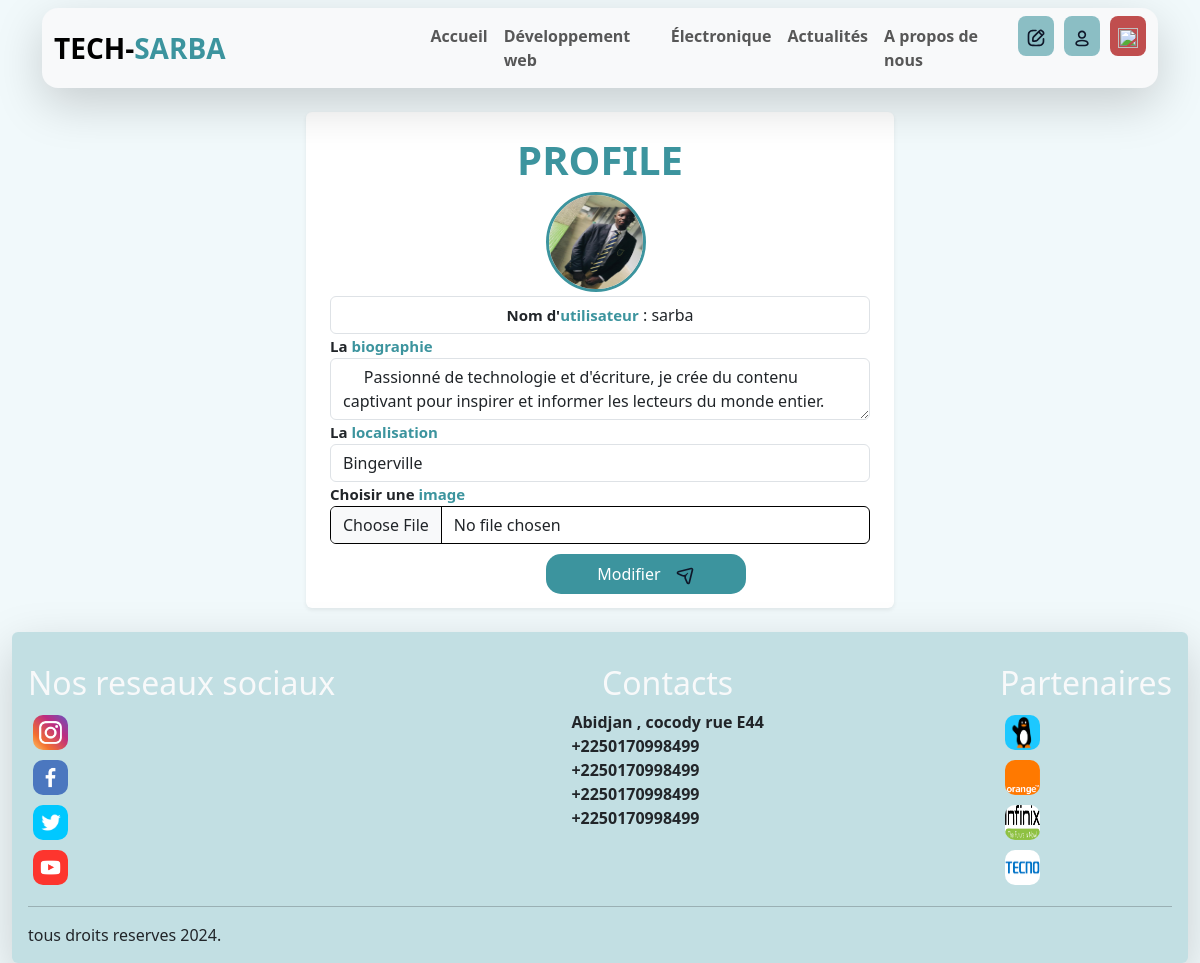
The page /profile/13/ (signed in) on the database its author committed.
### blog/models.py (models this page shows, shortened)
class Category(models.Model):
    title=models.CharField(max_length=200)
    description=models.CharField(max_length=200, null=True, blank=True)
    slug=models.SlugField()
    picture=models.ImageField(blank=True, upload_to='blog')
    class Meta:
        verbose_name="categorie"

### compte/models.py (models this page shows, shortened)
class Client(AbstractUser):
    pass

class Profile(models.Model):
    user = models.OneToOneField(settings.AUTH_USER_MODEL, on_delete=models.CASCADE)
    bio = models.TextField(blank=True)
    location = models.CharField(max_length=100, blank=True)
    picture=models.ImageField(default="blog/profile.png", upload_to='blog')

### compte/views.py (the view)
# urls.py: path('profile/<int:id>/',profile,name="profile"),
def profile(request,id):
    categories=Category.objects.all()
    profile=Profile.objects.get(user_id=id)
    return render(request,'compte/profile.html',context={'profile':profile,'categories':categories})

### compte/templates/compte/profile.html (shortened to what this page needs)
{% extends "base.html" %}
{% block content  %}
{% load static %}
<div class="col-md-6 shadow-sm col-ms-12 form-container bg-white p-4 rounded-2 mt-4" >
    <h1 class="text-center fw-bold  "><strong>PROFILE</strong></h1>
    <img src="{{user.profile.picture.url}}" class="img-fluid" alt="" style="border: 3px solid #3C949E; width: 100px; height: 100px; border-radius: 50%; margin-left: 40%; ">
    <form  method="post" action="{% url 'compte:update_profile' id=request.user.id %}" class="mt-1" enctype="multipart/form-data">
    <span class="form-control"> <label for="username" >Nom d'<strong>utilisateur</strong> </label> :   {{user.username}}</span>
    <label for="bio">La <strong>biographie</strong> </label>
    <textarea name="bio" id="" class="form-control"> {{user.profile.bio}}</textarea>
    <label for="location">La <strong>localisation</strong> </label>
    <input type="text" class="form-control " name="location" id="location" value="{{user.profile.location}}">
    <label for="picture" >Choisir une <strong>image</strong> </label>
    <input type="file"name='picture'class="form-control">
        <button type="submit" class="edit_create_btn">Modifier <img src="{% static 'icons/send.svg' %}" style="width: 20px; height: 20px; margin-left: 10px;" alt=""></button>
    </form>
    </div>
{% endblock content  %}

### projetTest/templates/base.html (shortened to what this page needs)
{% load static %}
<!DOCTYPE html>
<html lang="en">
<head>
    <link rel="stylesheet" href="{% static 'css/style.css' %}">
    <link rel="stylesheet" href="{% static 'css/bootstrap.min.css' %}">
</head>
<body>
<div class="container">
   <nav class="navbar navbar-expand-lg rounded-4 bg-light shadow-lg mt-2 w-100">
    <div class="container-fluid">
        <a class="navbar-brand fw-bold fs-3" href="#" >TECH-<strong style="color: #3C949E;">SAR</strong><strong style="color:#3C949E;">BA</strong></a>
        <div class="collapse navbar-collapse" id="navbarSupportedContent">
            <ul class="navbar-nav me-auto mb-2 mb-lg-0" style="margin-left:20%; ">
                <li class="nav-item">
                    <a class="nav-link fw-bold  " id="links" aria-current="page" href="{% url 'posts:index' %} ">Accueil</a>
                </li>
                {% for category in categories %}
                <li class="nav-item ">
                    <a class="nav-link fw-bold "id="links" href="{% url 'posts:category' id=category.id  %}">
                        {{category.title}}
                    </a>
                </li>
                {% endfor %}
                <li class="nav-item">
                    <a class="nav-link fw-bold" id="links" href="{% url 'posts:apropos' %}">A propos de nous</a>
                </li>
                {% if request.user.is_authenticated %}
                    <li class="nav-item">
                     <a href="{% url 'posts:create'  %}" style="background-color: #3c949e93;" class="nav-link fw-bold btn rounded-3 border-0 text-white"> <img src="{% static 'icons/pen.svg' %}" alt="" style="width: 20px; height: 20px;"></a>
                      </li>
                      <li class="nav-item gap-1">
                        <a href="{% url 'compte:profile'  id=request.user.id %}" style="background-color: #3c949e93; margin-left: 10px;" class="nav-link fw-bold btn rounded-3 border-0 text-white">  <img src="{% static 'icons/user.svg' %}" style="width: 20px; height: 20px;" alt=""></a>
                   </li>
                    <li class="nav-item">
                        <form action="" method="post">
                            <a href="{% url 'compte:deconnexion'  %}" style="background-color: #c04e4e; margin-left:10px;" class="nav-link fw-bold btn rounded-3 border-0  text-white">  <img src="{% static 'icons/logout.svg' %}" style="width: 20px; height: 20px;" alt=""></a>
                        </form>
                       </li>
                {% endif %}
            </ul>
        </div>
    </div>
</nav>
</div>
    <div class="container-fluid w-100 mt-2" >
        {% block content %}
        {% endblock%}
    </div>
    <div class="container-fluid w-100 mt-4">
        {% block footer %}
        <footer class="rounded-2 p-3 shadow-lg">
            <div class="footer w-100 d-flex mt-3 justify-content-between">
                <div class="container-socials">
                    <h4 class="text-center text-light fs-2"> Nos reseaux sociaux </h4>
                    <li><a href=""></a><img src="{% static 'images/intagram.png' %}" style="width: 35px; height: 35px; margin: 5px; border-radius: 10px;" alt=""> </li>
                    <li><a href=""></a><img src="{% static 'images/facebook.png' %}" style="width: 35px; height: 35px; margin: 5px; border-radius: 10px;" alt=""></li>
                    <li><a href=""></a><img src="{% static 'images/twitter.png' %}" style="width: 35px; height: 35px; margin: 5px; border-radius: 10px;" alt=""></li>
                    <li><a href=""></a><img src="{% static 'images/youtube.png' %}" style="width: 35px; height: 35px; margin: 5px; border-radius: 10px;" alt=""></li>
                </div>
                <div class="container-socials">
                    <h4 class="text-center text-light fs-2"> Contacts </h4>
                    <li><a href=""></a>Abidjan , cocody rue E44</li>
                    <li><a href=""></a>+2250170998499</li>
                    <li><a href=""></a>+2250170998499</li>
                    <li><a href=""></a>+2250170998499</li>
                    <li><a href=""></a>+2250170998499</li>
                </div>
                <div class="container-socials">
                    <h4 class="text-center text-light fs-2"> Partenaires </h4>
                    <li class="list-group-item"><a href=""></a><img src="{% static 'images/wave.png' %}" style="width: 35px; height: 35px; margin: 5px; border-radius: 10px;" alt=""></li>
                    <li class="list-group-item"><a href=""></a><img src="{% static 'images/orange.png' %}" style="width: 35px; height: 35px; margin: 5px; border-radius: 10px;" alt=""></li>
                    <li class="list-group-item"><a href=""></a><img src="{% static 'images/infinix.png' %}" style="width: 35px; height: 35px; margin: 5px; border-radius: 10px;" alt=""></li>
                    <li class="list-group-item"><a href=""></a><img src="{% static 'images/tecno.png' %}" style="width: 35px; height: 35px; margin: 5px; border-radius: 10px;" alt=""></li>
                </div>
            </div>
            <hr>
          tous droits reserves 2024.
        </footer>
        {% endblock footer %}
    </div>
</body>
</html>

### blog/static/css/style.css (style rules this page uses)
body { background-color: #F1F9FB !important; }
h1 { font-weight: bold; }
span { width: 300px; text-align: center; overflow: hidden; }
input { box-shadow:none !important; }
.form-container { margin: 0 auto; }
strong { color: #3C949E; }
footer { background-color: #3c949e42; }
hr { color: #fff; }
input , textarea { display: block; padding: 1rem; width:100%; border: none; border-radius: 15px; box-shadow: 10px 1px black; -webkit-box-shadow: 3px 4px 36px -23px rgba(0,0,0,0.75); -moz-box-shadow: 3px 4px 36px -23px rgba(0,0,0,0.75); box-shadow: 3px 4px 36px -23px rgba(0,0,0,0.75); outline: none; }
label { font-size: 15px; font-weight: bold; }
.edit_create_btn { width: 200px; height: auto; color: #fff; border-radius: 15px; border: none; -webkit-box-shadow: 3px 4px 36px -23px rgba(0,0,0,0.75); -moz-box-shadow: 3px 4px 36px -23px rgba(0,0,0,0.75); box-shadow: 3px 4px 36px -23px rgba(0,0,0,0.75); background-color: #3C949E; position: relative; left: 40%; top: 10px; padding: 8px; }
input[type="file"] { border: 1px solid black; }
textarea { box-shadow: none !important; }
footer .container-socials li { list-style-type: none; font-weight: bold; }

### rows shown on the page
Category: title "Développement web"
Category: title "Électronique"
Category: title "Actualités"
Client: profile.picture (picture), username "sarba", bio "Passionné de technologie et d'écriture, je crée du contenu captivant pour inspirer et informer les lecteurs du monde entier.", location "Bingerville"
